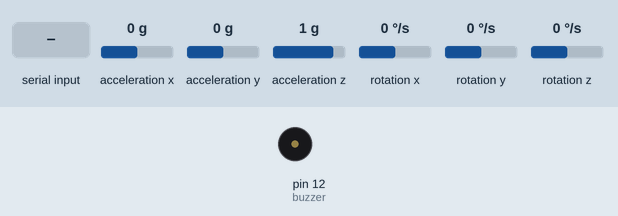
Simulated run of this sketch. Board: Arduino Uno, built with avr-gcc and run on an emulated ATmega328P. On the bench: buzzer (waves = sounding). Wiring (inferred from the names in the program): MPU-6050 motion sensor at I2C address 0x68. The inputs (shaded band) are chosen by the test bench; at power-on: acceleration x 0 g, acceleration y 0 g, acceleration z 1 g, rotation x 0 °/s, rotation y 0 °/s, rotation z 0 °/s. What the sketch prints to the serial monitor is not drawn.

Above: at 1.2 s.
1.3 s: "E" received over Serial
At 1.54 s:
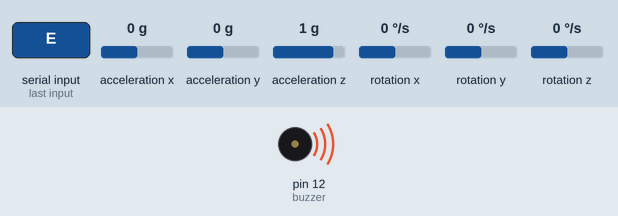
3.2 s: acceleration x set to -1.4 g
5.3 s: acceleration x set to 1.4 g
Timing chart, 0 to 8.3 s (numbered marks = the images above; inputs shaded):
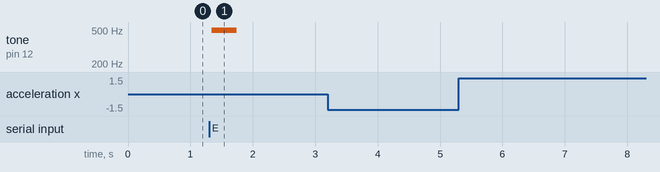

The sketch:

mpu6050.ino
```cpp
#include<Wire.h>

int buzzer = 12; // buzzer connected to pin 6
int incomingByte = 0;
const int MPU6050_addr=0x68;
int16_t GyroX,GyroY,GyroZ;

void setup() {
  Wire.begin();
  Wire.beginTransmission(MPU6050_addr);
  Wire.write(0x6B);
  Wire.write(0);
  Wire.endTransmission(true);
  Serial.begin(9600); // initialize serial communication at 9600 bps
  pinMode(buzzer, OUTPUT);
}

void loop() {
  Wire.beginTransmission(MPU6050_addr);
  Wire.write(0x3B);
  Wire.endTransmission(false);
  Wire.requestFrom(MPU6050_addr,14,true);

  GyroX = (Wire.read() << 8 | Wire.read()) / 131.0;
  GyroY = (Wire.read() << 8 | Wire.read()) / 131.0;
  GyroZ = (Wire.read() << 8 | Wire.read()) / 131.0;

  // if X position is -5, move left
  if (GyroX > 45) {
    Serial.write("a"); // write control 'a' to serial port
    delay(30); // add a delay
  }

  // if X position is 5, move right
  else if (GyroX < -45) {
    Serial.write("d"); // write control 'd' to serial port
    delay(30); // add a delay
  }

  // if Y position is -5, move up
  else if (GyroY < -45) {
    Serial.write("w"); // write control 'w' to serial port
    delay(30); // add a delay
  }

  // if Y position is 5, move down
  else if (GyroY > 45) {
    Serial.write("s"); // write control 's' to serial port
    delay(30); // add a delay
  }

  // read bytes if the number of bytes at serial port > 0
  if (Serial.available() > 0) {
    incomingByte = Serial.read();

    // if score increased by 10, beep buzzer
    if (incomingByte == 'E') {
      appleEaten(400);
    }
  }
}

void appleEaten(int buzzerLength) {
  int i;

  // output a frequency
  for (i = 0; i < buzzerLength / 2; i++)
  {
    digitalWrite(buzzer, HIGH); // turn buzzer on
    delay(1);// wait for 1 ms
    digitalWrite(buzzer, LOW); // turn buzzer off
    delay(1);// wait for 1 ms
    }
  }
```

Measured:
- after the input at 1.3 s, tone on pin 12 (buzzer): silent → 496 Hz after 0.05 s, → silent 0.40 s later
- after the input at 3.2 s, every drawn part: stays the same
- after the input at 5.3 s, every drawn part: stays the same
